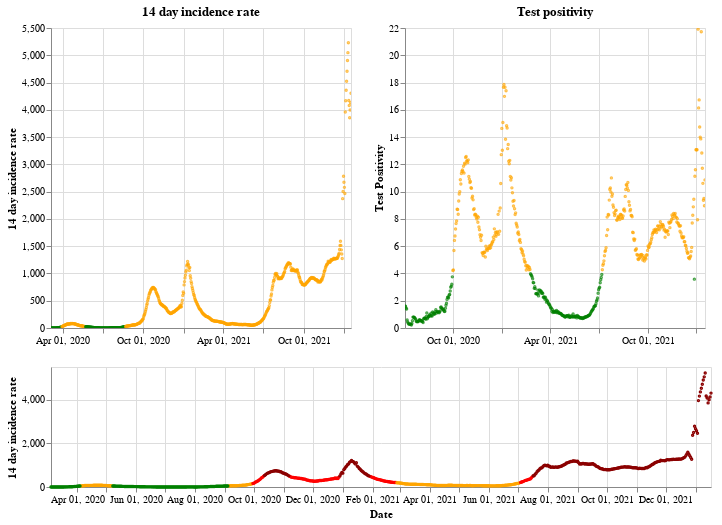

Notebook code cell kept with this figure:
### Markdown cell above
## Northern Ireland

### Code cell
plot_traffic_light('Northern Ireland')

### Figure 1 — Vega-Lite specification as saved in the notebook (floating-point values rounded to 4 significant figures; data arrays with more than 128 entries replaced by an {"elided": "..."} marker saying what was removed)
{"config": {"view": {"continuousWidth": 400, "continuousHeight": 300}}, "vconcat": [{"hconcat": [{"mark": {"type": "point", "size": 2}, "encoding": {"color": {"condition": {"value": "green", "test": "(datum.twoWeeklyCasesRate <= 25)"}, "value": "orange"}, "tooltip": [{"type": "nominal", "field": "areaName"}, {"type": "temporal", "field": "date"}, {"type": "quantitative", "field": "twoWeeklyCasesRate"}, {"type": "quantitative", "field": "testPositivity"}], "x": {"type": "temporal", "axis": {"title": ""}, "field": "date", "scale": {"domain": {"selection": "DateBrush"}}, "timeUnit": "yearmonthdate"}, "y": {"type": "quantitative", "axis": {"title": "14 day incidence rate"}, "field": "twoWeeklyCasesRate"}}, "title": "14 day incidence rate", "width": 300}, {"mark": {"type": "point", "size": 2}, "encoding": {"color": {"condition": {"value": "green", "test": "(datum.testPositivity <= 4)"}, "value": "orange"}, "tooltip": [{"type": "nominal", "field": "areaName"}, {"type": "temporal", "field": "date"}, {"type": "quantitative", "field": "twoWeeklyCasesRate"}, {"type": "quantitative", "field": "testPositivity"}], "x": {"type": "temporal", "axis": {"title": ""}, "field": "date", "scale": {"domain": {"selection": "DateBrush"}}, "timeUnit": "yearmonthdate"}, "y": {"type": "quantitative", "axis": {"title": "Test Positivity"}, "field": "testPositivity"}}, "title": "Test positivity", "width": 300}]}, {"layer": [{"mark": {"type": "point", "size": 2}, "encoding": {"color": {"condition": {"value": "orange", "test": "(((datum.testPositivity < 4) && (datum.twoWeeklyCasesRate >= 50)) && (datum.twoWeeklyCasesRate < 200))"}, "value": "red"}, "opacity": {"condition": {"value": 1, "test": "((datum.twoWeeklyCasesRate >= 50) && (datum.twoWeeklyCasesRate < 500))"}, "value": 0}, "tooltip": [{"type": "nominal", "field": "areaName"}, {"type": "temporal", "field": "date"}, {"type": "quantitative", "field": "twoWeeklyCasesRate"}, {"type": "quantitative", "field": "testPositivity"}], "x": {"type": "temporal", "axis": {"title": "Date"}, "field": "date", "timeUnit": "yearmonthdate"}, "y": {"type": "quantitative", "axis": {"title": "14 day incidence rate"}, "field": "twoWeeklyCasesRate"}}, "selection": {"DateBrush": {"type": "interval", "encodings": ["x"], "fields": ["Time"]}}}, {"mark": {"type": "point", "size": 2}, "encoding": {"color": {"value": "darkred"}, "opacity": {"condition": {"value": 1, "test": "(datum.twoWeeklyCasesRate >= 500)"}, "value": 0}, "tooltip": [{"type": "nominal", "field": "areaName"}, {"type": "temporal", "field": "date"}, {"type": "quantitative", "field": "twoWeeklyCasesRate"}, {"type": "quantitative", "field": "testPositivity"}], "x": {"type": "temporal", "axis": {"title": "Date"}, "field": "date", "timeUnit": "yearmonthdate"}, "y": {"type": "quantitative", "axis": {"title": "14 day incidence rate"}, "field": "twoWeeklyCasesRate"}}}, {"mark": {"type": "point", "size": 2}, "encoding": {"color": {"condition": {"value": "green", "test": "((datum.testPositivity < 4) && (datum.twoWeeklyCasesRate < 50))"}, "value": "orange"}, "opacity": {"condition": {"value": 1, "test": "(datum.twoWeeklyCasesRate < 50)"}, "value": 0}, "tooltip": [{"type": "nominal", "field": "areaName"}, {"type": "temporal", "field": "date"}, {"type": "quantitative", "field": "twoWeeklyCasesRate"}, {"type": "quantitative", "field": "testPositivity"}], "x": {"type": "temporal", "axis": {"title": "Date"}, "field": "date", "timeUnit": "yearmonthdate"}, "y": {"type": "quantitative", "axis": {"title": "14 day incidence rate"}, "field": "twoWeeklyCasesRate"}}}], "height": 120, "width": 660}], "data": {"name": "data-8887362f749e1770792f9c8138a50e9d"}, "$schema": "https://vega.github.io/schema/vega-lite/v4.8.1.json", "datasets": {"data-8887362f749e1770792f9c8138a50e9d": {"elided": "684 records"}}}
